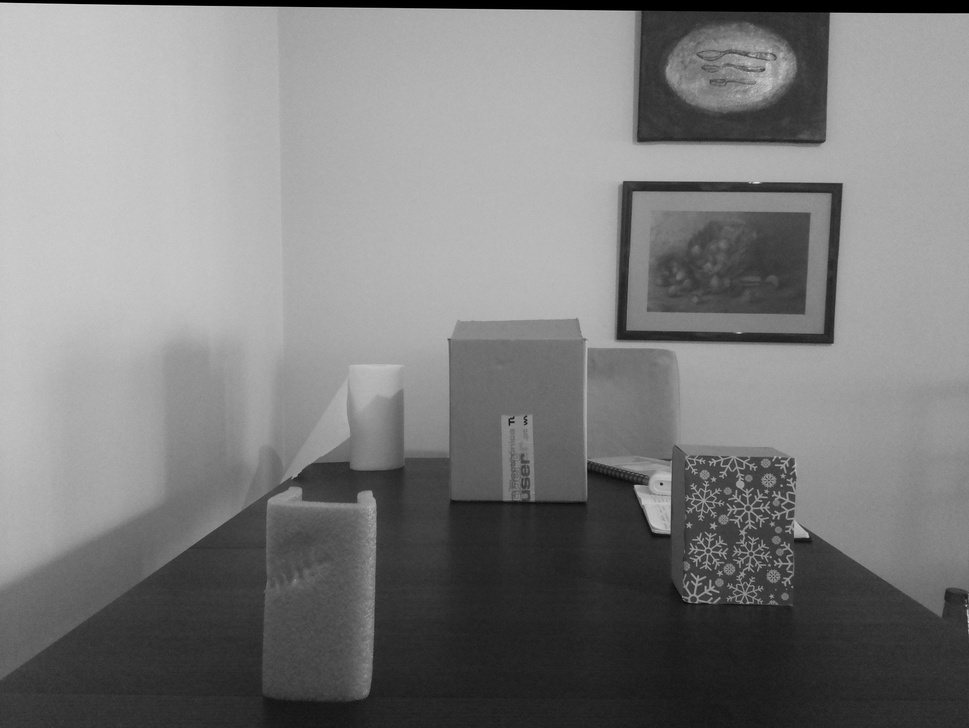
//> input picture Disparity_map/Set_2/calib_2cam_01_2/Test/left_eye_nice.jpg, 969 x 728 px, shrunk from 1640 x 1232 before the run
$ ./StereoRGB_img   (built with g++ and OpenCV 4)
//> lines starting //> are read from the running program, lines starting //| are printed output that depends on the picture
#include <opencv2/opencv.hpp>
#include <opencv2/calib3d/calib3d.hpp>
#include <opencv2/highgui/highgui.hpp>
#include <opencv2/imgproc/imgproc.hpp>
#include <stdio.h>
#include <iostream>
#include <opencv2/core/types.hpp>

#include "opencv2/opencv_modules.hpp"
#include <opencv2/core/utility.hpp>
#include "opencv2/imgcodecs.hpp"

#include <fstream>
int main()
{
	cv::Mat Left_nice, Right_nice;
	Left_nice = cv::imread("./Disparity_map/Set_2/calib_2cam_01_2/Test/left_eye_nice.jpg");
//> Left_nice is the input picture: 728 rows x 969 cols, CV_8UC3; min 0, max 231, mean 124.2
	Right_nice = cv::imread("./Disparity_map/Set_2/calib_2cam_03_2/Test/right_eye_nice.jpg");
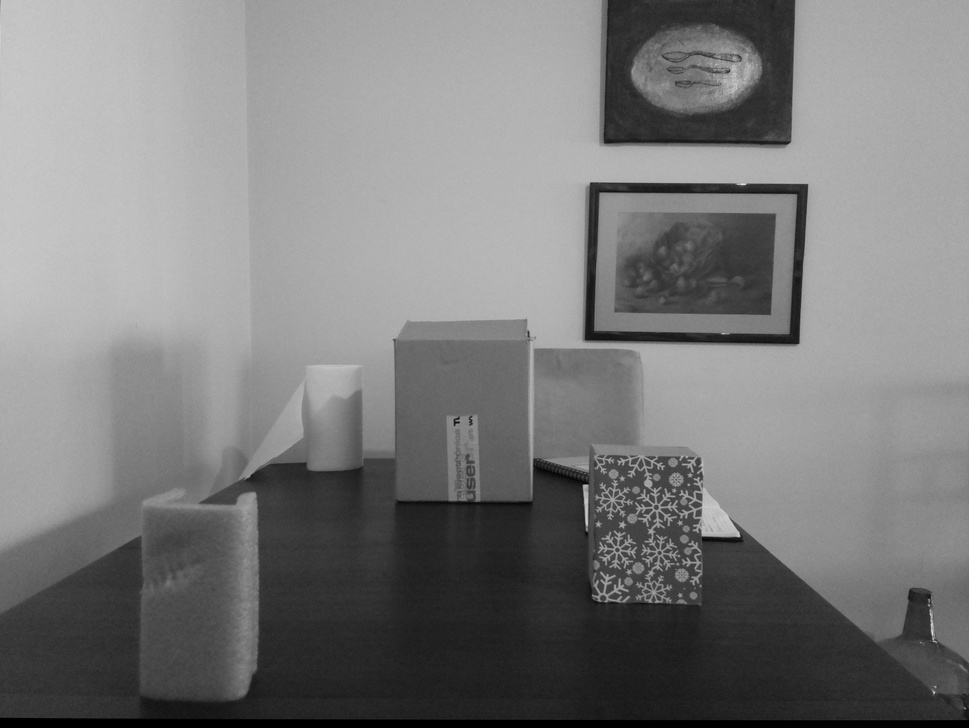
//> input picture Disparity_map/Set_2/calib_2cam_03_2/Test/right_eye_nice.jpg, 969 x 728 px, shrunk from 1640 x 1232 before the run
//> Right_nice is the input picture: 728 rows x 969 cols, CV_8UC3; min 0, max 233, mean 123.1
cv::Mat Left_nice_split[3], Right_nice_split[3];

std::vector<cv::Mat> Anaglyph_channels;

cv::split(Left_nice, Left_nice_split);
cv::split(Right_nice, Right_nice_split);

Anaglyph_channels.push_back(Right_nice_split[0]);
Anaglyph_channels.push_back(Right_nice_split[1]);
Anaglyph_channels.push_back(Left_nice_split[2]);

cv::Mat Anaglyph_img;

cv::merge(Anaglyph_channels, Anaglyph_img);
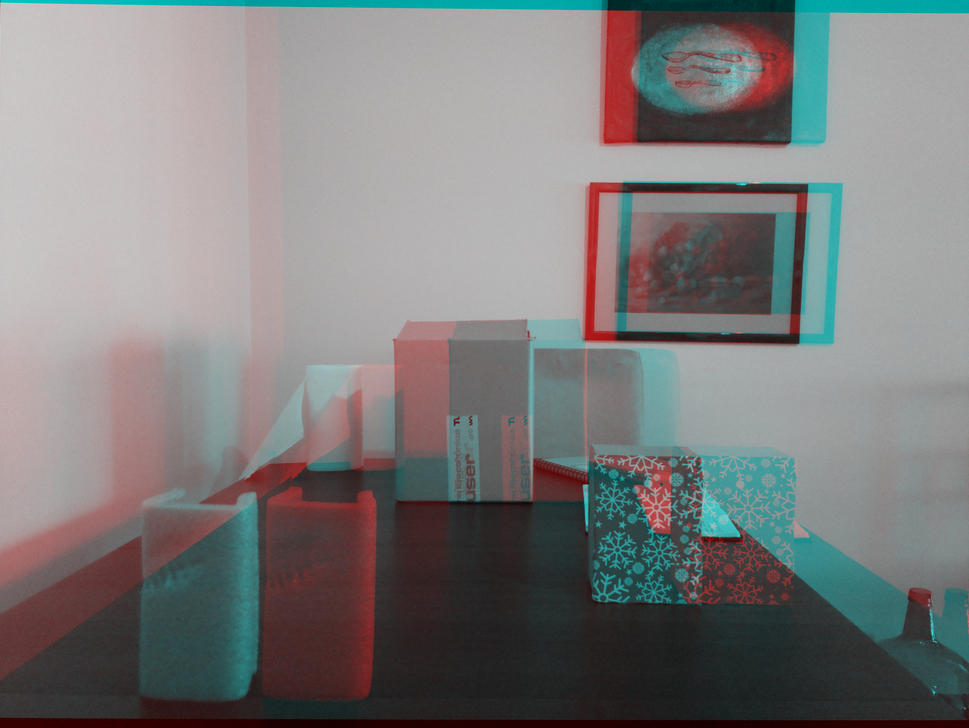
//> Anaglyph_img: 728 rows x 969 cols, CV_8UC3; mean B, G, R 123.1, 123.1, 124.2
cv::imwrite("/home/luis/Desktop/DIVR/Disparity_map/Anaglyph_example.jpg", Anaglyph_img);
cv::imshow("Anaglyph image", Anaglyph_img);
cv::waitKey(0);
}
